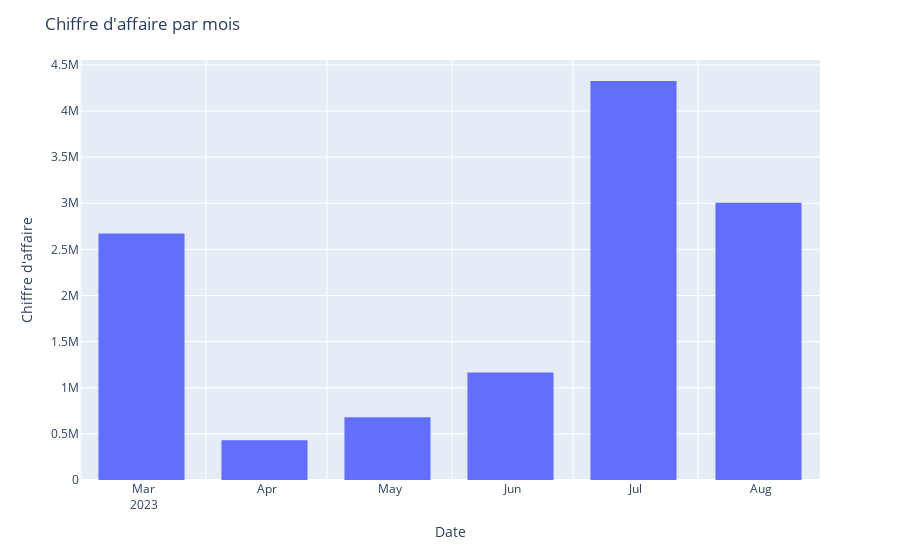

Notebook source saved alongside this figure:
### Code cell
fig = px.histogram(df_facture,x='date_arrivé',y='ca')
fig.update_traces(xbins_size="M1")
fig.update_xaxes(showgrid=True, ticklabelmode="period", dtick="M1", tickformat="%b\n%Y")
fig.update_layout(bargap=0.3)
fig.update_layout(xaxis_title="Date",yaxis_title="Chiffre d'affaire" ,title = "Chiffre d'affaire par mois")
pio.write_image(fig,"Chiffre d'affaire par mois.jpg")
fig.show()

### Figure 1 — Plotly figure (JSON) as saved in the notebook; plotly's stock layout.template omitted (floating-point values rounded to 4 significant figures; data arrays with more than 128 entries replaced by an {"elided": "..."} marker saying what was removed)
{"data": [{"alignmentgroup": "True", "bingroup": "x", "histfunc": "sum", "hovertemplate": "date_arrivé=%{x}<br>sum of ca=%{y}<extra></extra>", "legendgroup": "", "marker": {"color": "#636efa", "pattern": {"shape": ""}}, "name": "", "offsetgroup": "", "orientation": "v", "showlegend": false, "type": "histogram", "x": {"elided": "242 str values"}, "xaxis": "x", "xbins": {"size": "M1"}, "y": {"elided": "242 int values"}, "yaxis": "y"}], "layout": {"bargap": 0.3, "barmode": "relative", "legend": {"tracegroupgap": 0}, "margin": {"t": 60}, "title": {"text": "Chiffre d'affaire par mois"}, "xaxis": {"anchor": "y", "domain": [0, 1], "dtick": "M1", "showgrid": true, "tickformat": "%b\n%Y", "ticklabelmode": "period", "title": {"text": "Date"}}, "yaxis": {"anchor": "x", "domain": [0, 1], "title": {"text": "Chiffre d'affaire"}}}}
